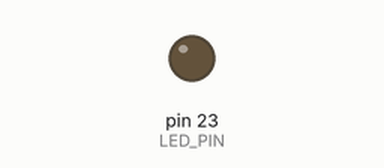
The sketch below on a simulated Arduino Mega 2560, built with avr-gcc and run on an emulated ATmega2560. On the bench: output pins drawn as LEDs (lit = HIGH).

Above: at 0.5 s.
At 2.0 s:
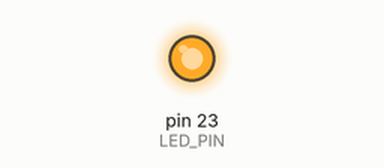
Timing chart, 0 to 5.3 s (numbered marks = the images above):
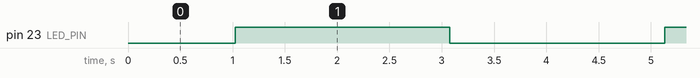

Measured:
- by itself, pin 23 (LED_PIN): alternates HIGH for 2.1 s and LOW for 2.1 s

The sketch:

day08_pwm_breath_led.ino
```cpp
const int LED_PIN = 23;

void setup() {
  pinMode(LED_PIN, OUTPUT);
}

void loop() {
  for (int duty = 0; duty <= 255; duty++) {
    analogWrite(LED_PIN, duty);
    delay(8);
  }
  for (int duty = 255; duty >= 0; duty--) {
    analogWrite(LED_PIN, duty);
    delay(8);
  }
}
```
